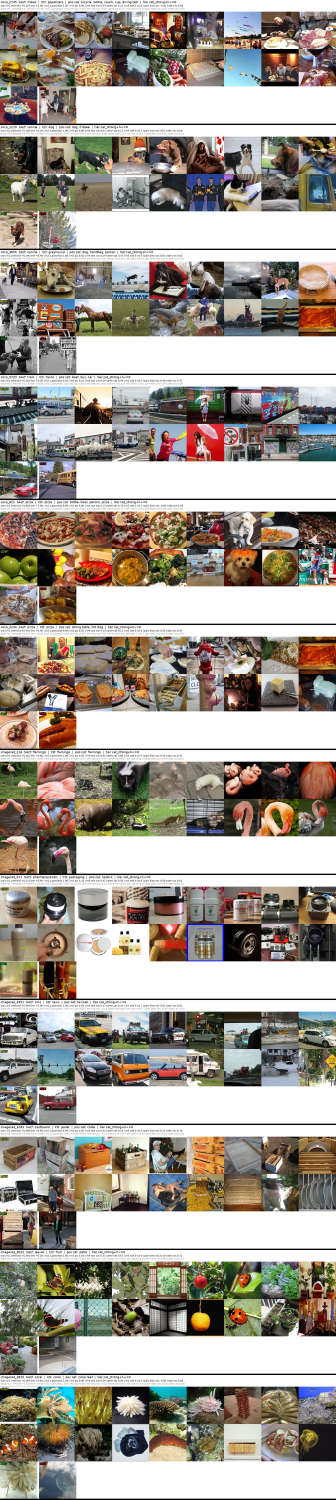
#> input picture stimuli_gen/explore/C_code_context/montage_small.jpg, 1008 x 4500 px (shown at 1/3 size)
$ python -i sheet.py   (imports and definitions only)
#> lines starting #> are read from the running program, lines starting #| are printed output that depends on the picture
"""Contact sheet (HTML, relative links to the real image files) and PNG montage (PIL) for the 12 sheet atoms."""
import os
import numpy as np
from PIL import Image, ImageDraw, ImageFont

EXP = os.path.dirname(os.path.abspath(__file__))
SHEET_ATOMS = ["coco_2745", "coco_1210", "coco_3855", "coco_5723", "coco_821", "coco_2234",
               "imagenet_116", "imagenet_517", "imagenet_4351", "imagenet_3283", "imagenet_3022", "imagenet_2825"]
T = 224


def thumb(path, size=T):
#> called with path = 'montage_small.jpg', size = 224
    with Image.open(path) as im:
#> im is the input picture: PIL image 1008x4500 RGB; mean R, G, B 163.2, 156.1, 146.7
        im = im.convert('RGB'); w, h = im.size; s = size / min(w, h)
#> after `w, h = im.size`: w = 1008; h = 4500
#> after `s = size / min(w, h)`: s = 0.222
        im = im.resize((max(size, round(w * s)), max(size, round(h * s))), Image.BICUBIC)
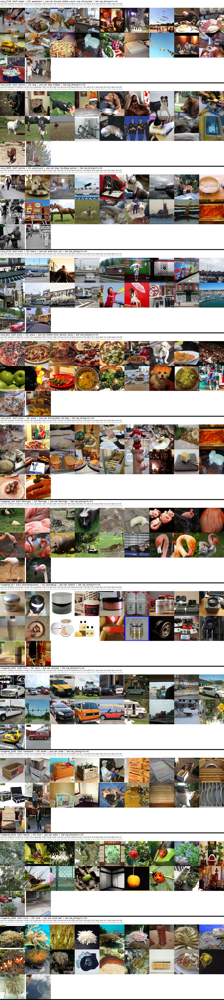
#> im: PIL image 224x1000 RGB; mean R, G, B 163.1, 155.9, 146.5
        l, t = (im.width - size) // 2, (im.height - size) // 2
#> l = 0; t = 388
        return im.crop((l, t, l + size, t + size))
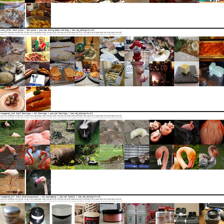
#> returned value: PIL image 224x224 RGB; mean R, G, B 168.8, 157.2, 146


# [55 lines left out: functions font, fmt, build, not called in this run]

>>> result = thumb('montage_small.jpg')
